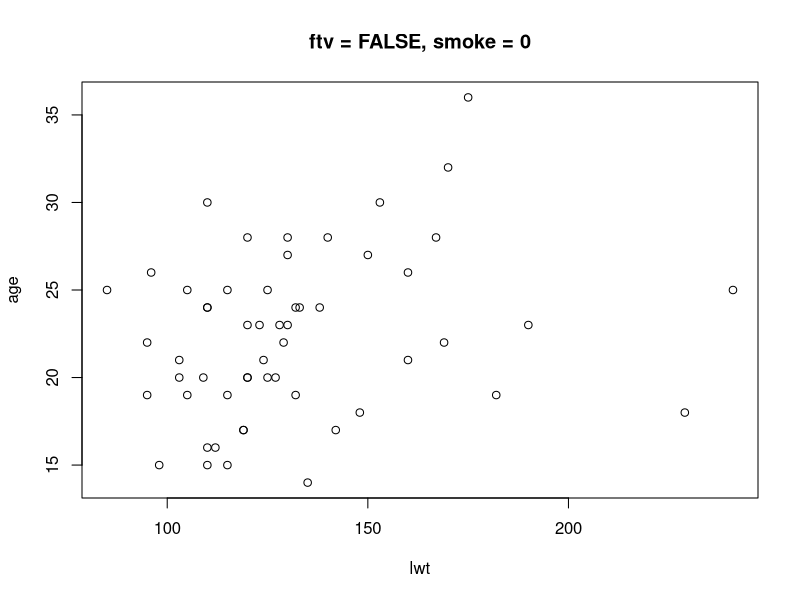
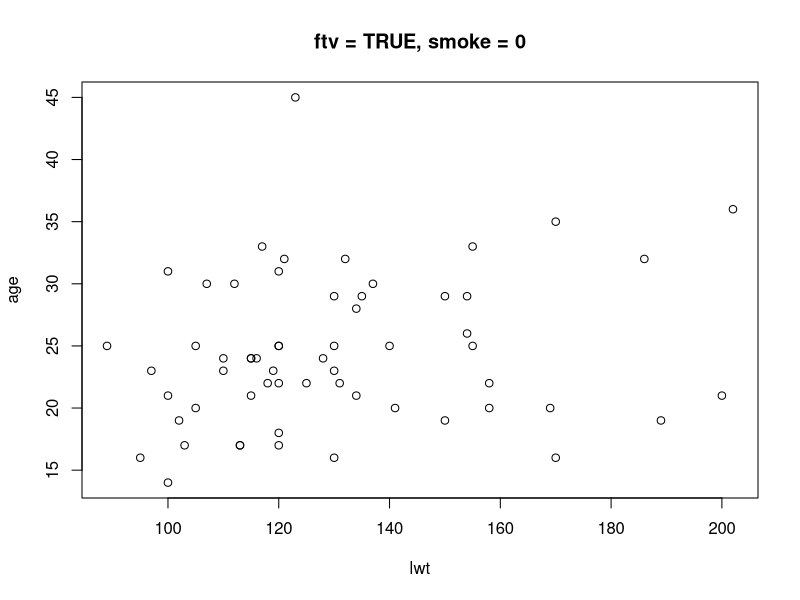
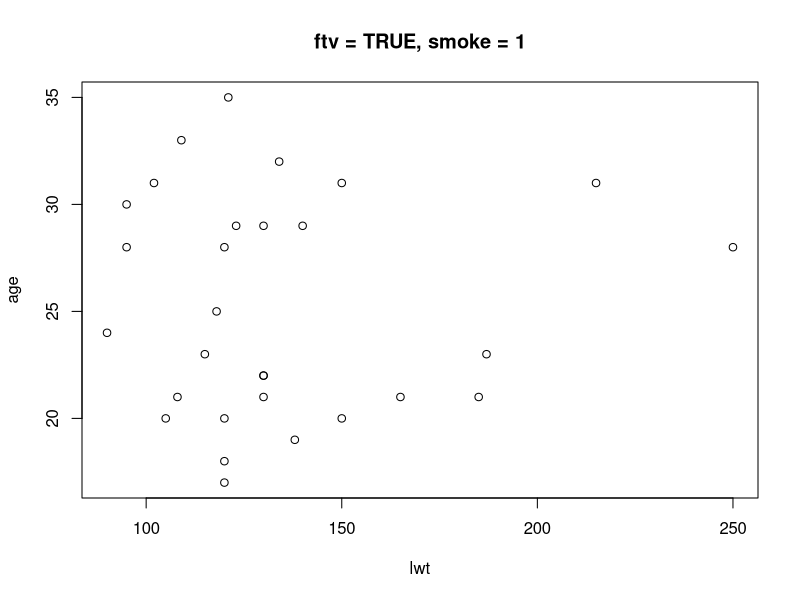
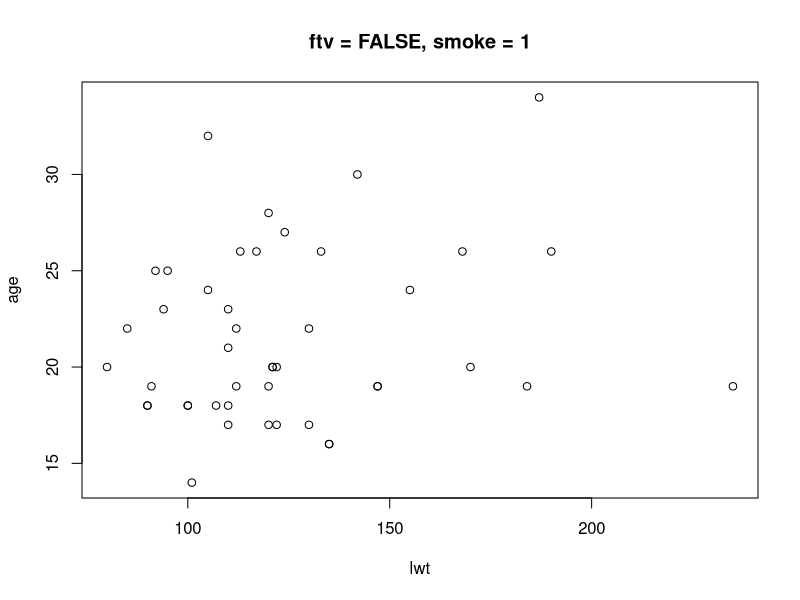

R code for these plots, in order:
## ---- chunk 1
library(magrittr)
library(data.table)
## ---- chunk 2
fun = . %>% .^2 %>% sum %>% sqrt
fun(1:3)
## ---- chunk 3
DF = data.frame(
  x = letters[c(1, 2, 3, 4, 5)], 
  y = c(1, 2, 3, 4, 5), 
  z = c(1, 2, 3, 4, 5) > 3
)
str(DF)
setDT(DF)
str(DF)
## ---- chunk 4
DT = data.table(
  x = letters[c(1, 2, 3, 4, 5)], 
  y = c(1, 2, 3, 4, 5), 
  z = c(1, 2, 3, 4, 5) > 3
)
str(DT)
## ---- chunk 5
DT[x > "b", sum(y), by=z]
## ---- chunk 6
# note: this code will save to your current working directory
# type getwd() and read ?setwd for details

bwDT = data.table(MASS::birthwt)

pdf(file="birthweight_graphs.pdf")
bwDT[, {
  case = sprintf("ftv = %s, smoke = %s", .BY$high_vis, .BY$smoke)
  
  cat("Handling", case, "...\n")
  plot(
    age ~ lwt, 
    main = case
  )  
}, by=.(high_vis = ftv >= 1, smoke)]
dev.off()
## ---- chunk 7
# example data
DT = data.table(Titanic)
## ---- chunk 8
DT[ Class == "Crew" & N > 100 ]
## ---- chunk 9
DT[ , if (sum(N) < 300) .SD, by=Class ]
## ---- chunk 10
# select first row
DT[ , .SD[1L], by=Class ]
# select row(s) with highest count
DT[ , .SD[N == max(N)], by=Class ]
## ---- chunk 11
DT = data.table(
  x = letters[c(1, 2, 3, 4, 5)], 
  y = c(1, 2, 3, 4, 5), 
  z = c(1, 2, 3, 4, 5) > 3
)
# creating a column
DT[, u := 5:1][]
# creating multiple
DT[, `:=`(v = 2, w = 3L)][]
# creating with dynamic names
nms = c("a", "b", "c")
DT[, (nms) := .(1, 2, 3)][]
## ---- chunk 12
nms = c("u", "v", "w", "a", "b", "c")
DT[, (nms) := NULL][]
## ---- chunk 13
DT[, a := 10L ][]  # Create a new column of integers
DT[, a := 21L ][]  # Replace it with another column of integers
DT[, a := 32.5 ][] # Replace it with a float
## ---- chunk 14
DT[, a := rep(32.5, .N) ][]
## ---- chunk 15
DT[     , b := "Ants"] # initialize to baseline value
## ---- chunk 16
DT[y > 1, b := "Bats"][] # replace based on a condition
## ---- chunk 17
DT[, b := "Ants"][y > 1, b := "Bats"]
## ---- chunk 18
DT[, b := "Ants"][y > 1, b := 111]
## ---- chunk 19
DT[, b := "Ants"][y > 1, b := "Gerbils", verbose = TRUE]
## ---- chunk 20
DT[, 
   lapply(.SD, max)
, by=z, .SDcols = { sapply(DT, is.numeric) }]
## ---- chunk 21
# example data
a = data.table(id = c(1L, 1L, 2L, 3L, NA_integer_), x = 11:15)
a
b = data.table(id = 1:2, y = -(1:2))
b
## ---- chunk 22
a[b, on=.(id)]
## ---- chunk 23
a[b, on=.(id), mult="first"]
## ---- chunk 24
b[a, on=.(id)]
## ---- chunk 25
b[a, on=.(id), nomatch=0]
## ---- chunk 26
a[!b, on=.(id)]
## ---- chunk 27
DT = data.table(psn_id = c(1L, 1L, 2L), year = c(1998L, 2000L, 2000L), wealth = 24:22)
DT
## ---- chunk 28
DT = data.table(psn_id = c(1L, 1L, 2L), year = c(1998L, 2000L, 2000L), wealth = 24:22)
DT
## ---- chunk 29
a[b, on=.(id), y := i.y ]    # create column, assign to each matched row of a 
a[!b, on=.(id), y := 999L ]  # assign to unmatched rows of a
